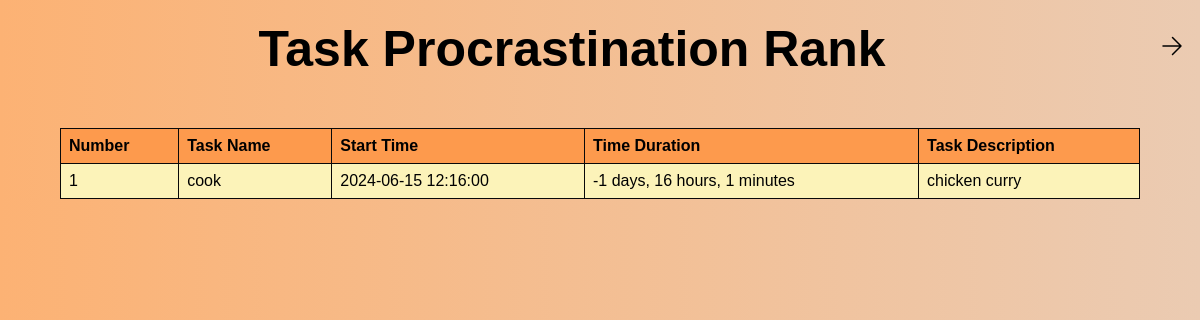
/rank, run on an earlier commit of the app's database.
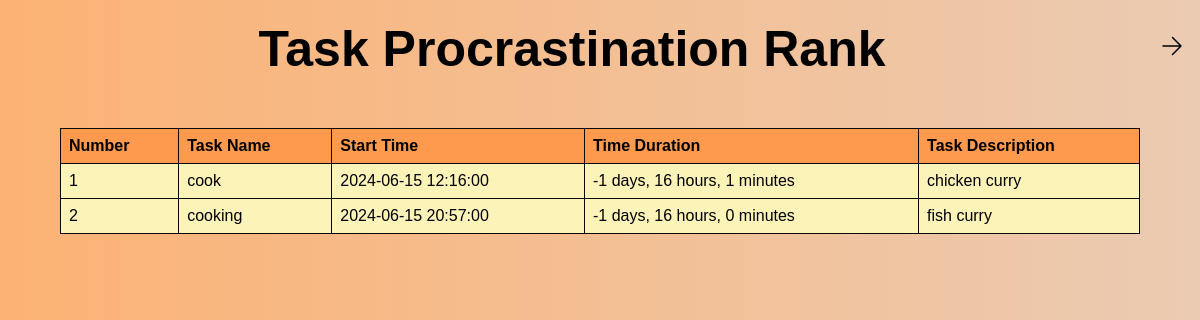
And on a later commit of the database.
### test.py (models this page shows)
class Task(db.Model):
    id = db.Column(db.Integer, primary_key=True)
    task_name = db.Column(db.String(150), nullable=False)
    task_description = db.Column(db.Text, nullable=False)
    task_date = db.Column(db.DateTime, nullable=False, default=datetime.utcnow)
    completion_time = db.Column(db.DateTime, nullable=True)

### test.py (the view)
@app.route('/rank')
def rank():
    tasks = Task.query.all()
    sorted_tasks = []
    for task in tasks:
        if task.completion_time is not None:
            procrastination_level = task.completion_time - task.task_date
            sorted_tasks.append((task, procrastination_level))
    sorted_tasks.sort(key=lambda x: x[1], reverse=True)
    return render_template('rank.html', tasks=sorted_tasks)

### templates/rank.html (shortened to what this page needs)
<!DOCTYPE html>
<html>
<head>
    <link rel="stylesheet" href="{{ url_for('static', filename='css/rank.css') }}">
</head>
<body>
    <header>
        <nav>
            <ul>
                <li style="float:right; list-style-type: none;">
                    <a href="{{ url_for('homepage') }}">
                        <svg width="24px" height="24px" viewBox="0 0 24 24" stroke-width="1.5" fill="none" xmlns="http://www.w3.org/2000/svg" color="#000000">
                            <path d="M3 12L21 12M21 12L12.5 3.5M21 12L12.5 20.5" stroke="#000000" stroke-width="1.5" stroke-linecap="round" stroke-linejoin="round"></path>
                        </svg>
                    </a>
                </li>
            </ul>
        </nav>
    </header>
    <h1>Task Procrastination Rank</h1>
    <table border="1">
        <tr>
            <th>Number</th>
            <th>Task Name</th>
            <th>Start Time</th>
            <th>Time Duration</th>
            <th>Task Description</th>
        </tr>
        {% for task, procrastination_level in tasks %}
        <tr>
            <td>{{ loop.index }}</td>
            <td>{{ task.task_name }}</td>
            <td>{{ task.task_date.strftime('%Y-%m-%d %H:%M:%S') }}</td>
            <td>{{ procrastination_level.days }} days, {{ procrastination_level.seconds // 3600 }} hours, {{ (procrastination_level.seconds // 60) % 60 }} minutes</td>
            <td>{{ task.task_description }}</td>
        </tr>
        {% endfor %}
    </table>
</body>
</html>

What changed in the data, as far as the page shows it:
added Task: task_name "cooking", task_date "2024-06-15 20:57:00", days "-1", seconds "16", seconds "0", task_description "fish curry"
